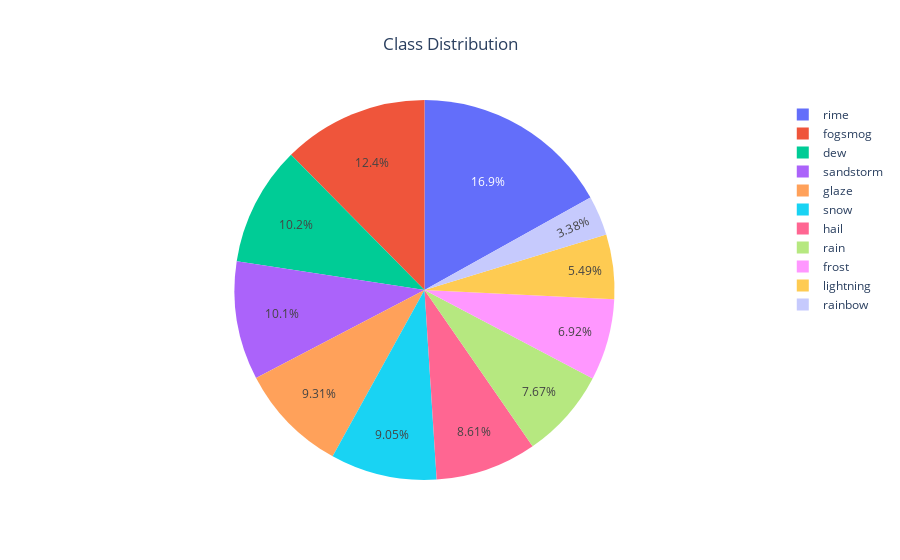

Notebook source saved alongside this figure:
### Code cell
fig = px.pie(names=class_names, values=class_dis, title="Class Distribution")
fig.update_layout({'title':{'x':0.5}})
fig.show()

### Figure 1 — Plotly figure (JSON) as saved in the notebook; plotly's stock layout.template omitted (floating-point values rounded to 4 significant figures)
{"data": [{"domain": {"x": [0, 1], "y": [0, 1]}, "hovertemplate": "label=%{label}<br>value=%{value}<extra></extra>", "labels": ["dew", "fogsmog", "frost", "glaze", "hail", "lightning", "rain", "rainbow", "rime", "sandstorm", "snow"], "legendgroup": "", "name": "", "showlegend": true, "type": "pie", "values": [698, 851, 475, 639, 591, 377, 526, 232, 1160, 692, 621]}], "layout": {"legend": {"tracegroupgap": 0}, "title": {"text": "Class Distribution", "x": 0.5}}}
